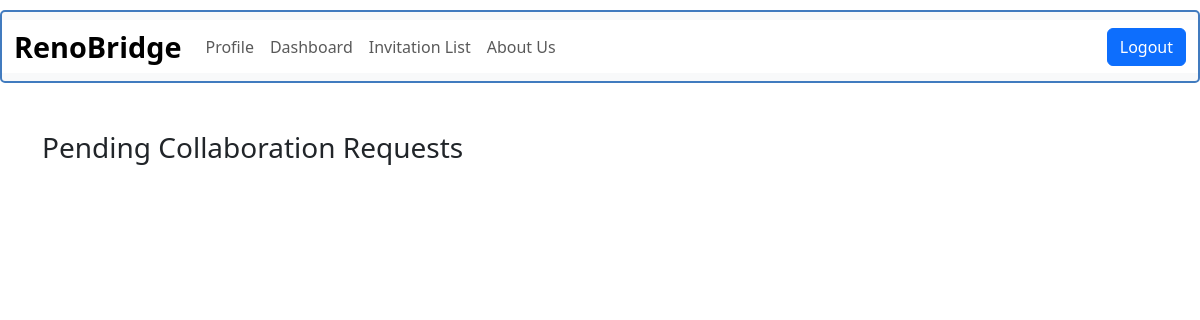
/expert_invitation_list/ (signed in), run on an earlier commit of the app's database.
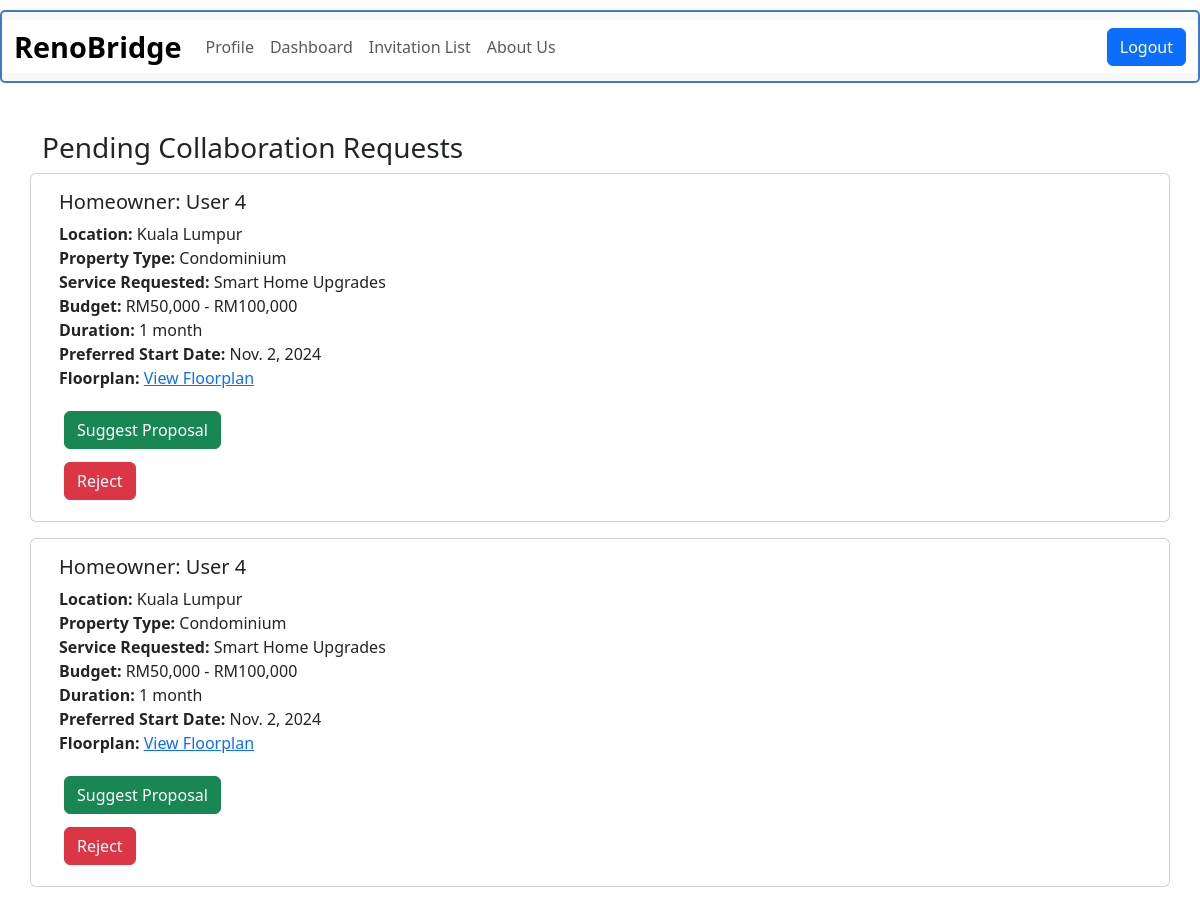
And on a later commit of the database.
### renobridge/models.py (models this page shows, shortened)
class CollaborationRequest(models.Model):
    homeowner = models.ForeignKey(Homeowner, on_delete=models.CASCADE)
    contractor = models.ForeignKey(Contractor, on_delete=models.CASCADE)
    status = models.CharField(max_length=50, default="Pending")
    created_at = models.DateTimeField(auto_now_add=True)
    suggested_cost = models.DecimalField(max_digits=10, decimal_places=2, null=True, blank=True)
    suggested_duration = models.CharField(max_length=100, null=True, blank=True)
    suggested_start_date = models.DateField(null=True, blank=True)

class Homeowner(models.Model):
    user = models.OneToOneField(settings.AUTH_USER_MODEL, on_delete=models.CASCADE)
    full_name = models.CharField(max_length=200)
    location = models.CharField(max_length=100)
    property_type = models.CharField(max_length=100)
    property_size = models.CharField(max_length=100)
    preferred_style = models.CharField(max_length=100)
    services_required = models.TextField()  # Store services as comma-separated values
    budget = models.CharField(max_length=100)
    duration = models.CharField(max_length=100)
    start_date = models.DateField(null=True, blank=True)
    floorplan_img = models.ImageField(upload_to='floorplans/', blank=True, null=True)

### renobridge/views.py (the view)
# urls.py: path('expert_invitation_list/',views.expert_invitation_list, name='expert_invitation_list'),
def expert_invitation_list(request):
    contractor = request.user.contractor
    invitations = CollaborationRequest.objects.filter(contractor=contractor, status="Pending")
    return render(request, 'expert_invitation_list.html', {'invitations': invitations})

### renobridge/templates/expert_invitation_list.html (shortened to what this page needs)
{% load static %}
<!DOCTYPE html>
<html lang="en">
<head>
    <link rel="stylesheet" href="https://cdn.jsdelivr.net/npm/bootstrap@5.3.3/dist/css/bootstrap.min.css">
    <link rel="stylesheet" href="{% static 'style.css' %}">
</head>
<body>
  <nav class="navbar navbar-expand-lg bg-body-tertiary navbar-frame">
    <div class="container-fluid" style="background-color: white;">
      <a class="navbar-brand" href="{% url 'renobridge' %}">RenoBridge</a>
      <div class="collapse navbar-collapse" id="navbarSupportedContent">
        <ul class="navbar-nav me-auto mb-2 mb-lg-0">
          <li class="nav-item">
            <a class="nav-link" href="{% url 'expert_profile' request.user.id %}">Profile</a>
          </li>
          <li class="nav-item">
            <a class="nav-link" href="{% url 'expert_dashboard'%}">Dashboard</a>
          </li>
          <li class="nav-item">
            <a class="nav-link" href="{% url 'expert_invitation_list'%}">Invitation List</a>
          </li>
          <li class="nav-item">
            <a class="nav-link" href="#">About Us</a>
          </li>
        </ul>
        {% if user.is_authenticated %}
        <ul class="navbar-nav ms-auto mb-2 mb-lg-0">
          <li class="nav-item">
              <a class="btn btn-primary text-white ms-2" href="{% url 'logout' %}">Logout</a>
          </li>
        </ul>
        {% endif %}
      </div>
    </div>
</nav>
    <div class="container mt-5">
      <h3>Pending Collaboration Requests</h3>
      <div class="row">
          {% for invitation in invitations %}
          <div class="card mb-3">
              <div class="card-body">
                  <h5 class="card-title">Homeowner: {{ invitation.homeowner.full_name }}</h5>
                  <p class="card-text">
                      <strong>Location:</strong> {{ invitation.homeowner.location }}<br>
                      <strong>Property Type:</strong> {{ invitation.homeowner.property_type }}<br>
                      <strong>Service Requested:</strong> {{ invitation.homeowner.services_required }}<br>
                      <strong>Budget:</strong> {{ invitation.homeowner.budget }}<br>
                      <strong>Duration:</strong> {{ invitation.homeowner.duration }}<br>
                      <strong>Preferred Start Date:</strong> {{ invitation.homeowner.start_date }}<br>
                      {% if invitation.homeowner.floorplan_img %}
                      <strong>Floorplan:</strong>
                      <a href="{{ invitation.homeowner.floorplan_img.url }}" target="_blank">View Floorplan</a><br>
                      {% endif %}
                  </p>
                  <form method="GET" action="{% url 'suggest_proposal' invitation.id %}">
                    <button type="submit" class="btn btn-success">Suggest Proposal</button>
                  </form>
                  <form method="POST" action="{% url 'reject_proposal' invitation.id %}">
                      <button type="submit" class="btn btn-danger mt-2">Reject</button>
                  </form>
              </div>
          </div>
          {% endfor %}
      </div>
  </div>
</body>
</html>

What changed in the data, as far as the page shows it:
added CollaborationRequest: homeowner.full_name "User 4", homeowner.location "Kuala Lumpur", homeowner.property_type "Condominium", homeowner.services_required "Smart Home Upgrades", homeowner.budget "RM50,000 - RM100,000", homeowner.duration "1 month", homeowner.start_date "Nov. 2, 2024"
added CollaborationRequest: homeowner.full_name "User 4", homeowner.location "Kuala Lumpur", homeowner.property_type "Condominium", homeowner.services_required "Smart Home Upgrades", homeowner.budget "RM50,000 - RM100,000", homeowner.duration "1 month", homeowner.start_date "Nov. 2, 2024"
